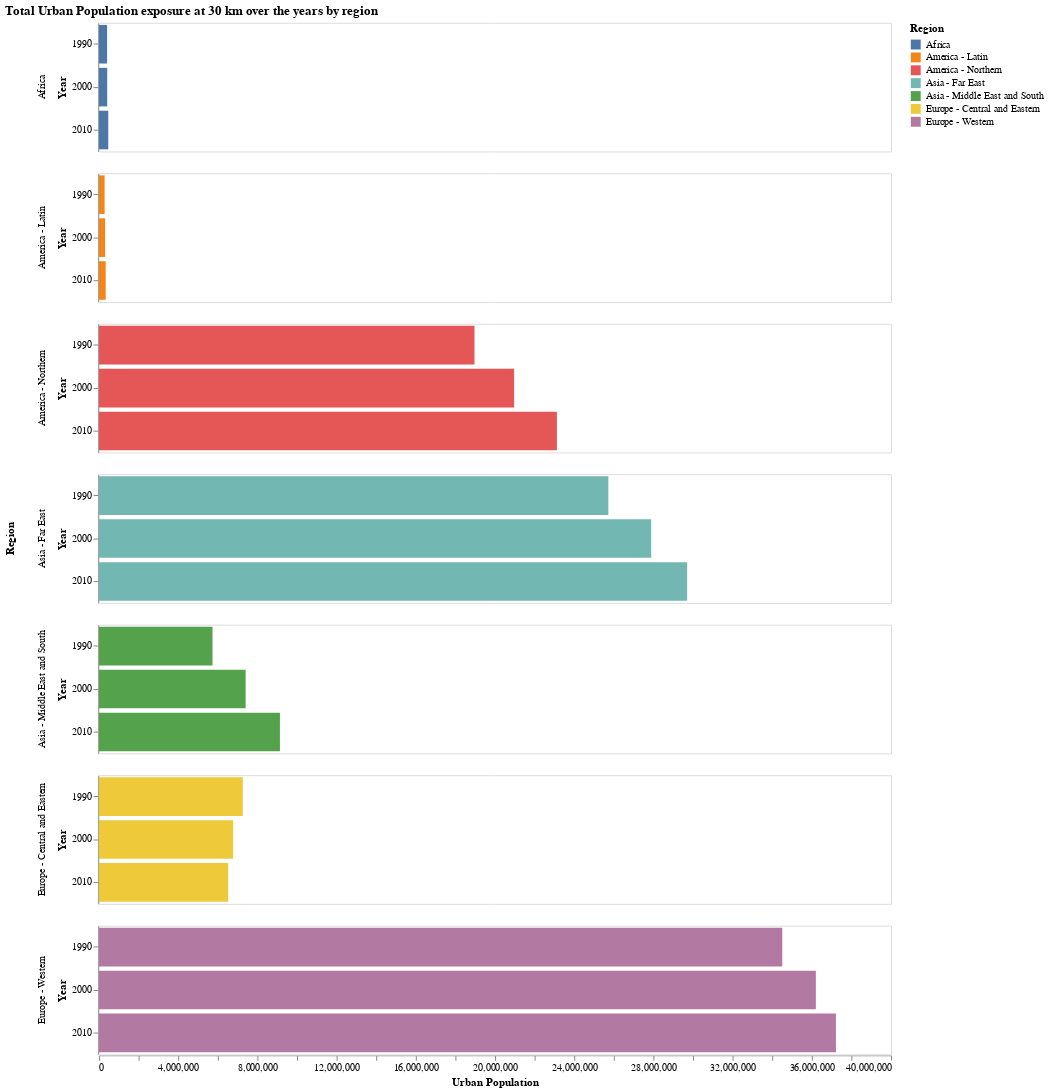

The notebook cell this image was saved under:
### Code cell
hbar = alt.Chart(source3).mark_bar().encode(
    x = alt.X('sum(Value):Q',title = "Urban Population"),
    y = alt.Y('Year:O'), 
    color='Region:N',
    row='Region:N'
).properties(
    width=800,
    height=130, title = "Total Urban Population exposure at 30 km over the years by region"
).configure_axis(grid = False,
    domainWidth = 0.8
)


hbar

### Figure 1 — Vega-Lite specification as saved in the notebook (floating-point values rounded to 4 significant figures)
{"config": {"view": {"continuousWidth": 400, "continuousHeight": 300}, "axis": {"domainWidth": 0.8, "grid": false}}, "data": {"name": "data-d5aabc61542c6d5eb898cb33722e651b"}, "mark": "bar", "encoding": {"color": {"type": "nominal", "field": "Region"}, "row": {"type": "nominal", "field": "Region"}, "x": {"type": "quantitative", "aggregate": "sum", "field": "Value", "title": "Urban Population"}, "y": {"type": "ordinal", "field": "Year"}}, "height": 130, "title": "Total Urban Population exposure at 30 km over the years by region", "width": 800, "$schema": "https://vega.github.io/schema/vega-lite/v4.8.1.json", "datasets": {"data-d5aabc61542c6d5eb898cb33722e651b": [{"Region": "Africa", "Value": 408300.0, "Year": "1990"}, {"Region": "America - Latin", "Value": 282300.0, "Year": "1990"}, {"Region": "America - Northern", "Value": 18960000.0, "Year": "1990"}, {"Region": "Asia - Far East", "Value": 25720000.0, "Year": "1990"}, {"Region": "Asia - Middle East and South", "Value": 5732000.0, "Year": "1990"}, {"Region": "Europe - Central and Eastern", "Value": 7262000.0, "Year": "1990"}, {"Region": "Europe - Western", "Value": 34510000.0, "Year": "1990"}, {"Region": "Africa", "Value": 414700.0, "Year": "2000"}, {"Region": "America - Latin", "Value": 307200.0, "Year": "2000"}, {"Region": "America - Northern", "Value": 20960000.0, "Year": "2000"}, {"Region": "Asia - Far East", "Value": 27890000.0, "Year": "2000"}, {"Region": "Asia - Middle East and South", "Value": 7406000.0, "Year": "2000"}, {"Region": "Europe - Central and Eastern", "Value": 6775000.0, "Year": "2000"}, {"Region": "Europe - Western", "Value": 36200000.0, "Year": "2000"}, {"Region": "Africa", "Value": 468400.0, "Year": "2010"}, {"Region": "America - Latin", "Value": 339200.0, "Year": "2010"}, {"Region": "America - Northern", "Value": 23130000.0, "Year": "2010"}, {"Region": "Asia - Far East", "Value": 29710000.0, "Year": "2010"}, {"Region": "Asia - Middle East and South", "Value": 9138000.0, "Year": "2010"}, {"Region": "Europe - Central and Eastern", "Value": 6523000.0, "Year": "2010"}, {"Region": "Europe - Western", "Value": 37220000.0, "Year": "2010"}]}}
